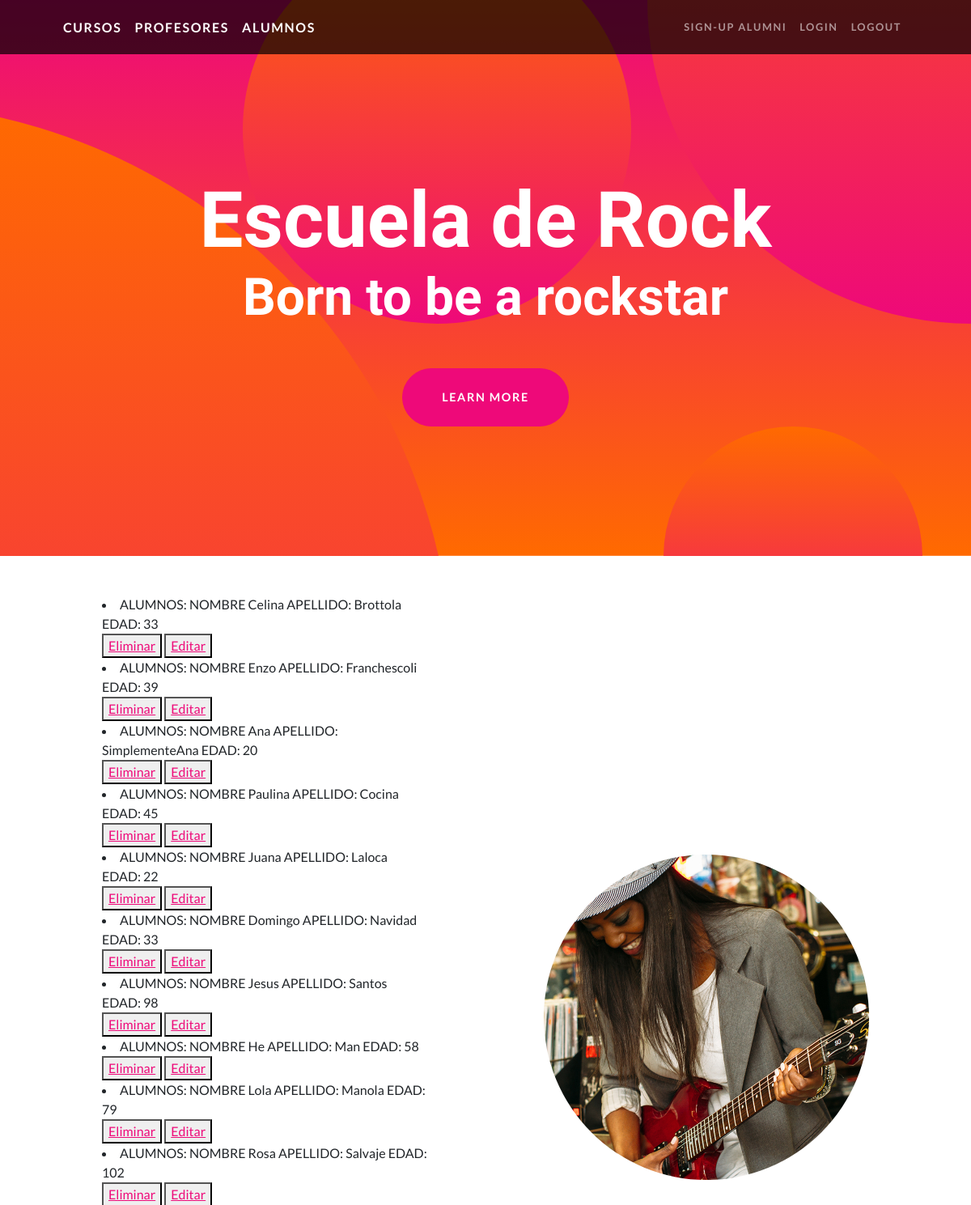
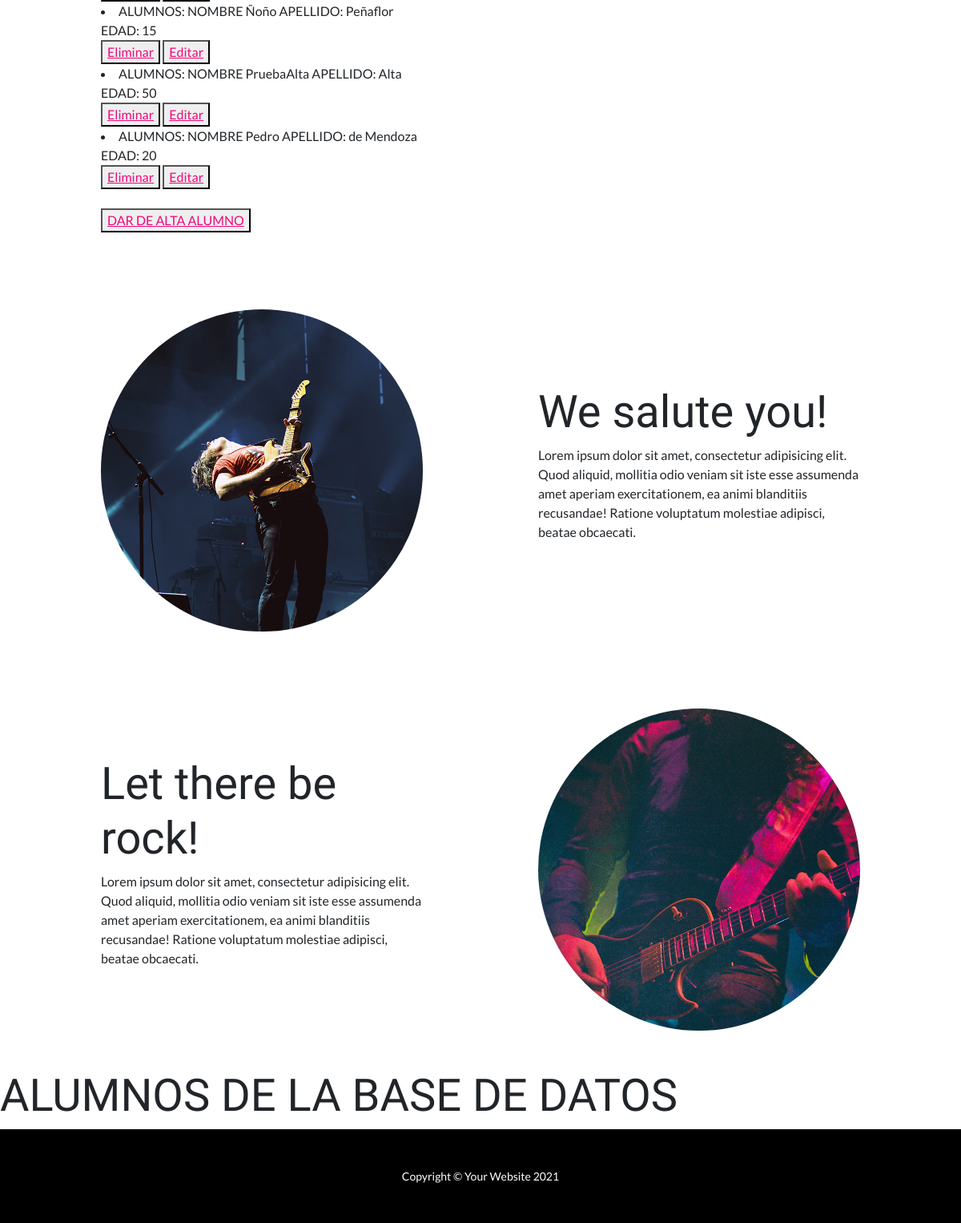
The page /AppCoder/leerAlumnos (signed in) on the database its author committed (2 pictures, top to bottom).
### AppCoder/models.py (models this page shows)
class Alumnos (models.Model):
    nombre = models.CharField(max_length=40)
    apellido = models.CharField(max_length=40)
    edad = models.IntegerField()
    def __str__(self):
        return f"NOMBRE {self.nombre} APELLIDO: {self.apellido} EDAD: {self.edad}"

### AppCoder/views.py (the view)
# urls.py: path('leerAlumnos', views.leerAlumnos, name="LeerAlumnos"),
@login_required
def leerAlumnos(request):
    alumnos = Alumnos.objects.all()
    dir = {"alumnos":alumnos} #contexto
    return render(request, "AppCoder/leerAlumnos.html", dir)

### AppCoder/templates/AppCoder/leerAlumnos.html
{% extends "AppCoder/padre.html" %}
{% load static %}
{% block contenido %}
      <h2 class="display-4">ALUMNOS DE LA BASE DE DATOS</h2>
{% endblock %}
{% block contenido2 %}
   {% for a in alumnos %}
        <li> ALUMNOS: {{ a }} </li>
         <button> <a href="{% url 'EliminarAlumnos' a.apellido %}"> Eliminar </a>  </button>
         <button>  <a href="{% url 'EditarAlumno' a.apellido %}"> Editar </a> </button>
   {% endfor %}
    <div>
          <br>
      <button>  <a href="{% url 'AlumnoFormulario'%}"> DAR DE ALTA ALUMNO </a></button>
    </div>
{% endblock %}

### AppCoder/templates/AppCoder/padre.html (shortened to what this page needs)
<!DOCTYPE html>
<html lang="en">
    <head>
        {% load static %}
        <link href="{% static 'AppCoder/css/styles.css' %}" rel="stylesheet" />
    </head>
    <body id="page-top">
        <nav class="navbar navbar-expand-lg navbar-dark navbar-custom fixed-top">
            <div class="container px-5">
                <a class="navbar-brand" href="{% url 'Cursos'%}">Cursos</a>
                <a class="navbar-brand" href="{% url 'Profesores'%}">Profesores</a>
                <a class="navbar-brand" href="{% url 'AlumnoFormulario'%}">Alumnos</a>
                <div class="collapse navbar-collapse" id="navbarResponsive">
                    <ul class="navbar-nav ms-auto">
                        <li class="nav-item"><a class="nav-link" href="{% url 'AlumnoFormulario'%}">Sign-Up Alumni</a></li>
                        <li class="nav-item"><a class="nav-link" href="{% url 'Login'%}">LogIn</a></li>
                        <li class="nav-item"><a class="nav-link" href="{% url 'Logout'%}">Logout</a></li>
                    </ul>
                </div>
            </div>
        </nav>
        <header class="masthead text-center text-white">
            <div class="masthead-content">
                <div class="container px-5">
                    <h1 class="masthead-heading mb-0">Escuela de Rock </h1>
                    <h2 class="masthead-subheading mb-0">Born to be a rockstar</h2>
                    <a class="btn btn-primary btn-xl rounded-pill mt-5" href="#scroll">Learn More</a>
                </div>
            </div>
            <div class="bg-circle-1 bg-circle"></div>
            <div class="bg-circle-2 bg-circle"></div>
            <div class="bg-circle-3 bg-circle"></div>
            <div class="bg-circle-4 bg-circle"></div>
        </header>
        <section id="scroll">
            <div class="container px-5">
                <div class="row gx-5 align-items-center">
                    <div class="col-lg-6 order-lg-2">
                        <div class="p-5"><img class="img-fluid rounded-circle" src="{% static 'AppCoder/assets/img/01.jpg' %}" alt="..." /></div>
                    </div>
                    <div class="col-lg-6 order-lg-1">
                        <div class="p-5">
                            {% block contenido2 %}{% endblock %}
                        </div>
                    </div>
                </div>
            </div>
        </section>
        <section>
            <div class="container px-5">
                <div class="row gx-5 align-items-center">
                    <div class="col-lg-6">
                        <div class="p-5"><img class="img-fluid rounded-circle" src="{% static 'AppCoder/assets/img/02.jpg' %}" alt="..." /></div>
                    </div>
                    <div class="col-lg-6">
                        <div class="p-5">
                            <h2 class="display-4">We salute you!</h2>
                            <p>Lorem ipsum dolor sit amet, consectetur adipisicing elit. Quod aliquid, mollitia odio veniam sit iste esse assumenda amet aperiam exercitationem, ea animi blanditiis recusandae! Ratione voluptatum molestiae adipisci, beatae obcaecati.</p>
                        </div>
                    </div>
                </div>
            </div>
        </section>
        <section>
            <div class="container px-5">
                <div class="row gx-5 align-items-center">
                    <div class="col-lg-6 order-lg-2">
                        <div class="p-5"><img class="img-fluid rounded-circle" src="{% static 'AppCoder/assets/img/03.jpg' %}" alt="..." /></div>
                    </div>
                    <div class="col-lg-6 order-lg-1">
                        <div class="p-5">
                            <h2 class="display-4">Let there be rock!</h2>
                            <p>Lorem ipsum dolor sit amet, consectetur adipisicing elit. Quod aliquid, mollitia odio veniam sit iste esse assumenda amet aperiam exercitationem, ea animi blanditiis recusandae! Ratione voluptatum molestiae adipisci, beatae obcaecati.</p>
                        </div>
                    </div>
                </div>
            </div>
        </section>
        {% block contenido %}
        {% endblock %}
        <footer class="py-5 bg-black">
            <div class="container px-5"><p class="m-0 text-center text-white small">Copyright &copy; Your Website 2021</p></div>
        </footer>
    </body>
</html>

### rows shown on the page
Alumnos: nombre+apellido+edad "NOMBRE Celina APELLIDO: Brottola EDAD: 33"
Alumnos: nombre+apellido+edad "NOMBRE Enzo APELLIDO: Franchescoli EDAD: 39"
Alumnos: nombre+apellido+edad "NOMBRE Ana APELLIDO: SimplementeAna EDAD: 20"
Alumnos: nombre+apellido+edad "NOMBRE Paulina APELLIDO: Cocina EDAD: 45"
Alumnos: nombre+apellido+edad "NOMBRE Juana APELLIDO: Laloca EDAD: 22"
Alumnos: nombre+apellido+edad "NOMBRE Domingo APELLIDO: Navidad EDAD: 33"
Alumnos: nombre+apellido+edad "NOMBRE Jesus APELLIDO: Santos EDAD: 98"
Alumnos: nombre+apellido+edad "NOMBRE He APELLIDO: Man EDAD: 58"
Alumnos: nombre+apellido+edad "NOMBRE Lola APELLIDO: Manola EDAD: 79"
Alumnos: nombre+apellido+edad "NOMBRE Rosa APELLIDO: Salvaje EDAD: 102"
Alumnos: nombre+apellido+edad "NOMBRE Ñoño APELLIDO: Peñaflor EDAD: 15"
Alumnos: nombre+apellido+edad "NOMBRE PruebaAlta APELLIDO: Alta EDAD: 50"
Alumnos: nombre+apellido+edad "NOMBRE Pedro APELLIDO: de Mendoza EDAD: 20"
